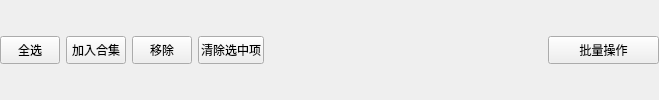
                  <widget class="QWidget" name="page_operate_medias">
                   <layout class="QHBoxLayout" name="horizontalLayout_11">
                    <property name="leftMargin">
                     <number>0</number>
                    </property>
                    <property name="topMargin">
                     <number>0</number>
                    </property>
                    <property name="rightMargin">
                     <number>0</number>
                    </property>
                    <property name="bottomMargin">
                     <number>0</number>
                    </property>
                    <item>
                     <widget class="QPushButton" name="pushButton_medias_selall">
                      <property name="minimumSize">
                       <size>
                        <width>60</width>
                        <height>28</height>
                       </size>
                      </property>
                      <property name="maximumSize">
                       <size>
                        <width>60</width>
                        <height>28</height>
                       </size>
                      </property>
                      <property name="text">
                       <string>全选</string>
                      </property>
                     </widget>
                    </item>
                    <item>
                     <widget class="QPushButton" name="pushButton_addtoHJ">
                      <property name="minimumSize">
                       <size>
                        <width>60</width>
                        <height>28</height>
                       </size>
                      </property>
                      <property name="maximumSize">
                       <size>
                        <width>60</width>
                        <height>28</height>
                       </size>
                      </property>
                      <property name="text">
                       <string>加入合集</string>
                      </property>
                     </widget>
                    </item>
                    <item>
                     <widget class="QPushButton" name="pushButton_medias_del">
                      <property name="minimumSize">
                       <size>
                        <width>60</width>
                        <height>28</height>
                       </size>
                      </property>
                      <property name="maximumSize">
                       <size>
                        <width>60</width>
                        <height>28</height>
                       </size>
                      </property>
                      <property name="text">
                       <string>移除</string>
                      </property>
                     </widget>
                    </item>
                    <item>
                     <widget class="QPushButton" name="pushButton_medias_seldel">
                      <property name="minimumSize">
                       <size>
                        <width>66</width>
                        <height>28</height>
                       </size>
                      </property>
                      <property name="maximumSize">
                       <size>
                        <width>66</width>
                        <height>28</height>
                       </size>
                      </property>
                      <property name="text">
                       <string>清除选中项</string>
                      </property>
                     </widget>
                    </item>
                    <item>
                     <spacer name="horizontalSpacer_14">
                      <property name="orientation">
                       <enum>Qt::Horizontal</enum>
                      </property>
                      <property name="sizeHint" stdset="0">
                       <size>
                        <width>278</width>
                        <height>20</height>
                       </size>
                      </property>
                     </spacer>
                    </item>
                    <item>
                     <widget class="QPushButton" name="pushButton_medias_operate">
                      <property name="minimumSize">
                       <size>
                        <width>111</width>
                        <height>28</height>
                       </size>
                      </property>
                      <property name="maximumSize">
                       <size>
                        <width>111</width>
                        <height>28</height>
                       </size>
                      </property>
                      <property name="styleSheet">
                       <string notr="true">QPushButton
{
text-align: center;
}</string>
                      </property>
                      <property name="text">
                       <string>批量操作</string>
                      </property>
                     </widget>
                    </item>
                   </layout>
                  </widget>
